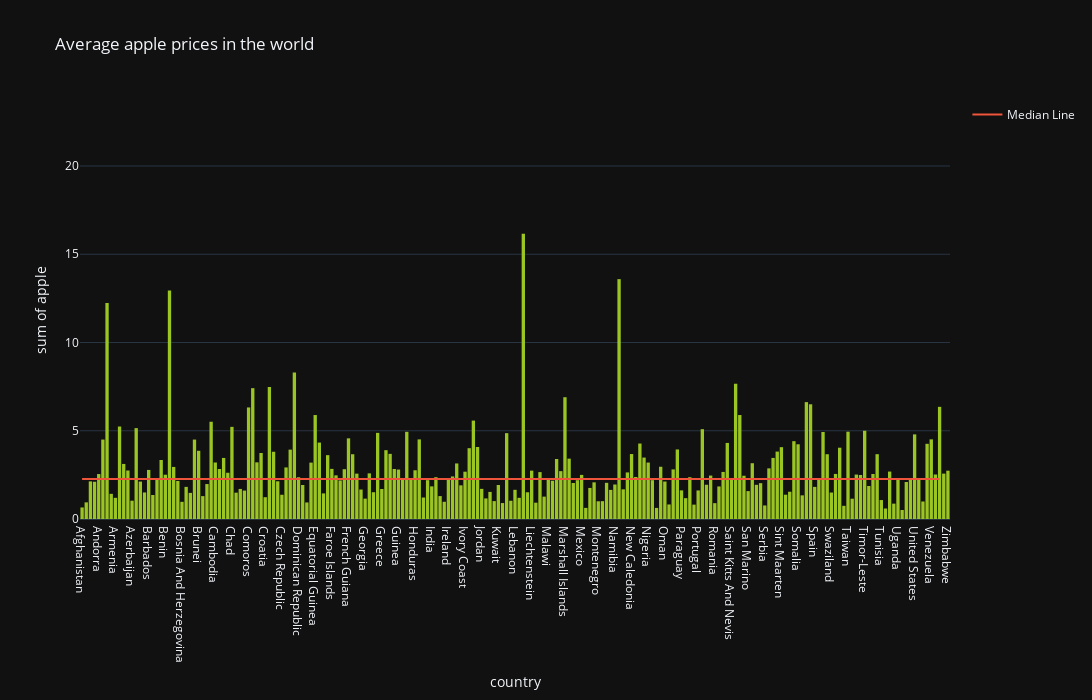

The code cell stored with this chart in its notebook:
### Code cell
df_temp = df[["country", "apple"]]
df_temp = df_temp.dropna(subset = ["apple"])
fig = px.histogram(df_temp.groupby(["country"]).mean().reset_index(), range_y = [0, df['apple'].max() + 1],  x = "country", y="apple",
                   title="Average apple prices in the world", color_discrete_sequence = ["#9bc523"])
fig.add_scatter(x = ["Afghanistan", "Yemen"], y=[df['apple'].median(), df['apple'].median()], mode='lines', name='Median Line')
fig.update_layout(template="plotly_dark", width=1100, height=700)
fig

### Figure 1 — Plotly figure (JSON) as saved in the notebook; plotly's stock layout.template omitted (floating-point values rounded to 4 significant figures; data arrays with more than 128 entries replaced by an {"elided": "..."} marker saying what was removed)
{"data": [{"alignmentgroup": "True", "bingroup": "x", "histfunc": "sum", "hovertemplate": "country=%{x}<br>sum of apple=%{y}<extra></extra>", "legendgroup": "", "marker": {"color": "#9bc523", "pattern": {"shape": ""}}, "name": "", "offsetgroup": "", "orientation": "v", "showlegend": false, "type": "histogram", "x": {"elided": "209 str values"}, "xaxis": "x", "y": {"elided": "209 float values"}, "yaxis": "y"}, {"mode": "lines", "name": "Median Line", "type": "scatter", "x": ["Afghanistan", "Yemen"], "y": [2.27, 2.27]}], "layout": {"barmode": "relative", "height": 700, "legend": {"tracegroupgap": 0}, "title": {"text": "Average apple prices in the world"}, "width": 1100, "xaxis": {"anchor": "y", "autorange": true, "domain": [0, 1], "range": [-0.5, 208.5], "title": {"text": "country"}, "type": "category"}, "yaxis": {"anchor": "x", "domain": [0, 1], "range": [0, 23.74], "title": {"text": "sum of apple"}, "type": "linear"}}}
